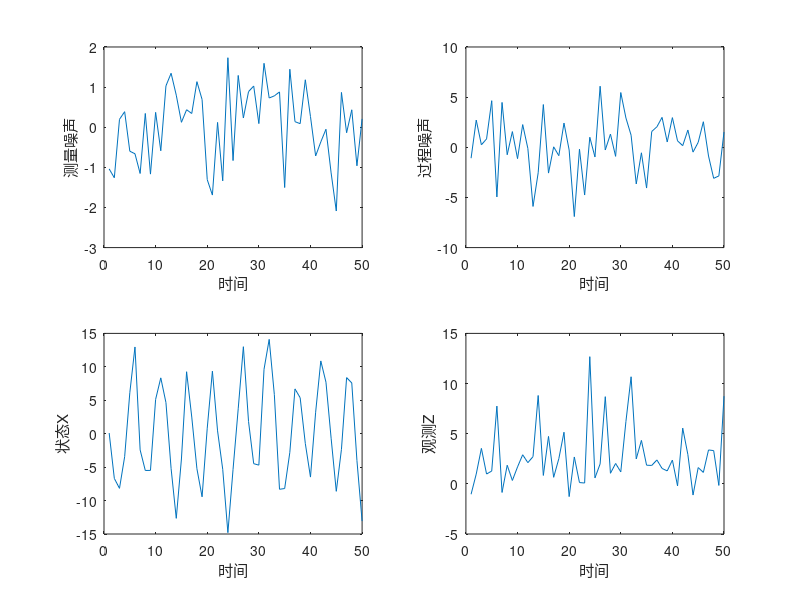
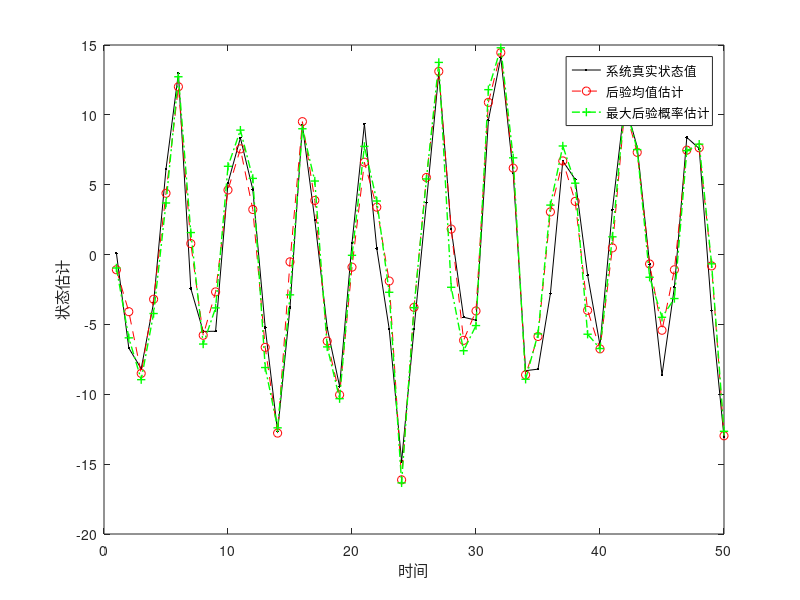
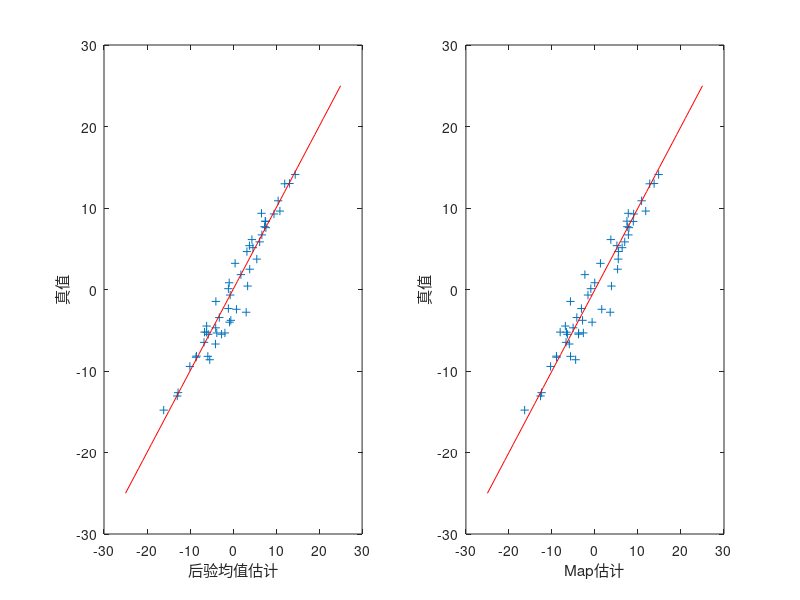
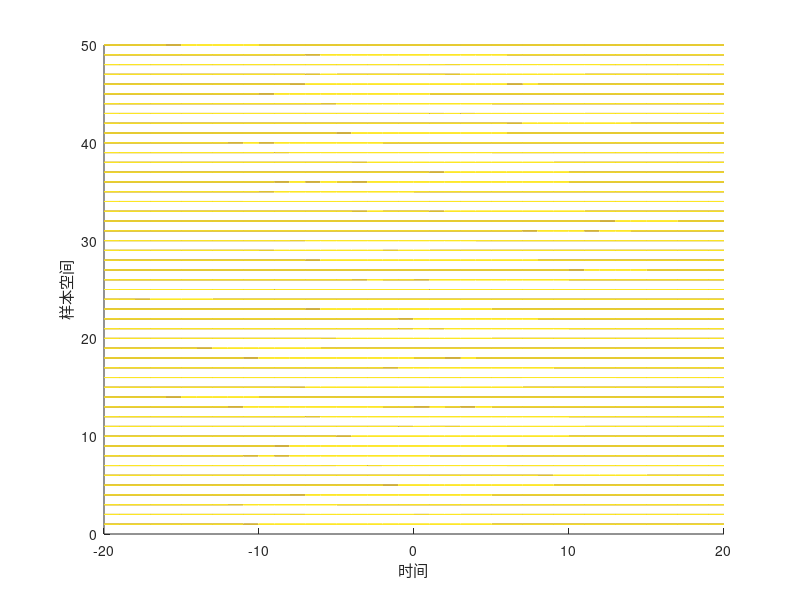

The MATLAB script that drew these images, in order:
%%%%%%%%%%%%%%%%%%%%%%%%%%%%%%%%%%%%%%%%%%%%%%%%%%%%%%%%%%%%%%
%% 粒子滤波一维系统仿真
%%%%%%%%%%%%%%%%%%%%%%%%%%%%%%%%%%%%%%%%%%%%%%%%%%%%%%%%%%%%%%
function ParticleFilter_standardmodel
clear all;close all;clc;

randn('seed',1); %为了保证每次运行结果一致，给定随机数的种子点
%初始化相关参数
T=50;%采样点数
dt=1;%采样周期
Q=10;%过程噪声方差
R=1;%测量噪声方差
v=sqrt(R)*randn(T,1);%测量噪声
w=sqrt(Q)*randn(T,1);%过程噪声
numSamples=100;%粒子数
%%%%%%%%%%%%%%%%%%%%%%%%%%%
x0=0.1;%初始状态
%产生真实状态和观测值
X=zeros(T,1);%真实状态
Z=zeros(T,1);%量测
X(1,1)=x0;%真实状态初始化
Z(1,1)=(X(1,1)^2)./20+v(1,1);%观测值初始化
for k=2:T
	%状态方程
	X(k,1)=0.5*X(k-1,1)+2.5*X(k-1,1)/(1+X(k-1,1)^2)+8*cos(1.2*k)+w(k-1,1);
	%观测方程
	Z(k,1)=(X(k,1).^2)./20+v(k,1);
end
%%%%%%%%%%%%%%%%%%%%%%%%%%%
%粒子滤波器初始化，需要设置用于存放滤波估计状态，粒子集合，权重等数组
Xpf=zeros(numSamples,T);%粒子滤波估计状态
Xparticles=zeros(numSamples,T);%粒子集合
Zpre_pf=zeros(numSamples,T);%粒子滤波观测预测值
weight=zeros(numSamples,T);%权重初始化
%给定状态和观测预测的初始采样：
Xpf(:,1)=x0+sqrt(Q)*randn(numSamples,1);
Zpre_pf(:,1)=Xpf(:,1).^2/20;
%更新与预测过程
for k=2:T
	%第一步：粒子集合采样过程
	for i=1:numSamples
		QQ=Q;%跟卡尔曼滤波不同，这里的Q不要求与过程噪声方差一致
		net=sqrt(QQ)*randn;%这里的QQ可以看成是网的半径，数值可调
		Xparticles(i,k)=0.5.*Xpf(i,k-1)+2.5.*Xpf(i,k-1)./(1+Xpf(i,k-1).^2)+8*cos(1.2*k)+net;
	end
	%第二步：对粒子集合中的每个粒子，计算其重要性权值
	for i=1:numSamples
		Zpre_pf(i,k)=Xparticles(i,k)^2/20;
		weight(i,k)=exp(-.5*R^(-1)*(Z(k,1)-Zpre_pf(i,k))^2);%省略了常数项
	end
	weight(:,k)=weight(:,k)./sum(weight(:,k));%归一化权值
	%第三步：根据权值大小对粒子集合重采样，权值集合和粒子集合是一一对应的
	%选择采样策略
		outIndex = systematicR(weight(:,k)');
	%第四步：根据重采样得到的索引，去挑选对应的粒子，重构的集合便是滤波后的状态集合
	%对这个状态集合求均值，就是最终的目标状态、
	Xpf(:,k)=Xparticles(outIndex,k);
end
%计算后验均值估计、最大后验估计及估计方差
Xmean_pf=mean(Xpf);%后验均值估计，及上面的第四步，也即粒子滤波估计的最终状态
bins=20;
Xmap_pf=zeros(T,1);
for k=1:T
	[p,pos]=hist(Xpf(:,k,1),bins);
	map=find(p==max(p));
	Xmap_pf(k,1)=pos(map(1));%最大后验估计
end
for k=1:T
	Xstd_pf(1,k)=std(Xpf(:,k)-X(k,1));%后验误差标准差估计
end
%%%%%%%%%%%%%%%%%%%%%%%%%%%%%%%%%%%%%%%%%%
%画图
figure();clf;%过程噪声和测量噪声图
subplot(221);
plot(v);%测量噪声
xlabel('时间');ylabel('测量噪声');
subplot(222);
plot(w);%过程噪声
xlabel('时间');ylabel('过程噪声');
subplot(223);
plot(X);%真实状态
xlabel('时间');ylabel('状态X');
subplot(224);
plot(Z);%观测值
xlabel('时间');ylabel('观测Z');
%%%%%%%%%%%%%%%%%%%%%%%%%%%%%%%%%%%%%%%%%%%%%
figure();
k=1:dt:T;
plot(k,X,'.-k',k,Xmean_pf,'--ro',k,Xmap_pf,'-.g+','LineWidth',1);%注：Xmean_pf就是粒子滤波结果
legend('系统真实状态值','后验均值估计','最大后验概率估计');
xlabel('时间');ylabel('状态估计');
%%%%%%%%%%%%%%%%%%%%%%%%%%%%%%%%%%%%%%%%%%%%%%%
figure();
subplot(121);
plot(Xmean_pf,X,'+');%粒子滤波估计值与真实状态值如成1:1关系，则会对称分布
xlabel('后验均值估计');ylabel('真值');
hold on;
c=-25:1:25;
plot(c,c,'r');%画红色的对称线y=x
hold off;
subplot(122);%最大后验估计值与真实状态值如成1:1关系，则会对称分布
plot(Xmap_pf,X,'+');
xlabel('Map估计');ylabel('真值');
hold on;
c=-25:25;
plot(c,c,'r');%画红色的对称线y=x
hold off;
%%%%%%%%%%%%%%%%%%%%%%%%%%%%%%%%%%%%%%%%%%%%%%%%%%
%画直方图，此图形是为了看粒子集的后验密度
domain=zeros(numSamples,1);
range=zeros(numSamples,1);
bins=10;
support=[-20:1:20];
figure();
hold on;%直方图
xlabel('时间');ylabel('样本空间');
vect=[0 1];
caxis(vect);
for k=1:T
	%直方图反映滤波后的粒子集合的分布情况
	[range,domain]=hist(Xpf(:,k),support);
	%调用waterfall函数，将直方图分布的数据画出来
	waterfall(domain,k,range);
end
axis([-20 20 0 T 0 100]);
%%%%%%%%%%%%%%%%%%%%%%%%%%%%%%%%%%%%%%%%%%%%%%%%%%%%
figure();
xlabel('样本空间');ylabel('后验密度');
k=30;%k=?表示要查看第几个时刻的粒子分布与真实状态值的重叠关系
[range,domain]=hist(Xpf(:,k),support);
plot(domain,range);
%真实状态在样本空间中的位置，画一条红色直线表示
XXX=[X(k,1),X(k,1)];
YYY=[0,max(range)+10];
line(XXX,YYY,'Color','r');
axis([min(domain) max(domain) 0 max(range)+10]);
figure();
k=1:dt:T;
plot(k,Xstd_pf,'-ro','LineWidth',1);
xlabel('时间');ylabel('状态估计误差标准差');
axis([0,T,0,10]);
%%%%%%%%%%%%%%%%%%%%%%%%%%%%%%%%%%%%


%%%%%%%%%%%%%%%%%%%%%%%%%%%%%%%%%%%%%%%%%%%%%%%%%%%%%%%%%%%
% 系统重采样子函数
% 输入参数：weight为原始数据对应的权重大小
% 输出参数：outIndex是根据weight筛选和复制结果
function outIndex = systematicR(weight);
N=length(weight);
N_children=zeros(1,N);
label=zeros(1,N);
label=1:1:N;
s=1/N;
auxw=0;
auxl=0;
li=0;
T=s*rand(1);
j=1;
Q=0;
i=0;
u=rand(1,N);
while (T<1)
    if (Q>T)
        T=T+s;
        N_children(1,li)=N_children(1,li)+1;
    else
        i=fix((N-j+1)*u(1,j))+j;
        auxw=weight(1,i);
        li=label(1,i);
        Q=Q+auxw;
        weight(1,i)=weight(1,j);
        label(1,i)=label(1,j);
        j=j+1;
    end
end
index=1;
for i=1:N
    if (N_children(1,i)>0)
        for j=index:index+N_children(1,i)-1
            outIndex(j) = i;
        end;
    end;
    index= index+N_children(1,i);
end
%%%%%%%%%%%%%%%%%%%%%%%%%%%%%%%%%%%%%%%%%%%%%%%%%%%%%%%
